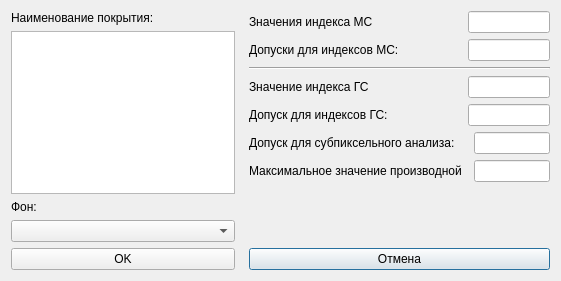
<?xml version="1.0" encoding="UTF-8"?>
<ui version="4.0">
 <class>DlgMaskArea</class>
 <widget class="QDialog" name="DlgMaskArea">
  <property name="geometry">
   <rect>
    <x>0</x>
    <y>0</y>
    <width>561</width>
    <height>281</height>
   </rect>
  </property>
  <property name="windowTitle">
   <string>Dialog</string>
  </property>
  <layout class="QGridLayout" name="gridLayout_3">
   <item row="0" column="0" rowspan="2">
    <layout class="QGridLayout" name="gridLayout_2">
     <item row="0" column="0">
      <widget class="QLabel" name="label">
       <property name="text">
        <string>Наименование покрытия:</string>
       </property>
      </widget>
     </item>
     <item row="1" column="0">
      <widget class="QListWidget" name="ListNameMask"/>
     </item>
     <item row="2" column="0">
      <widget class="QLabel" name="label_2">
       <property name="text">
        <string>Фон:</string>
       </property>
      </widget>
     </item>
     <item row="3" column="0">
      <widget class="QComboBox" name="ComboTypeFone"/>
     </item>
    </layout>
   </item>
   <item row="0" column="2">
    <layout class="QGridLayout" name="gridLayout">
     <item row="1" column="0">
      <widget class="QLabel" name="label_3">
       <property name="text">
        <string>Допуски для индексов МС:</string>
       </property>
      </widget>
     </item>
     <item row="1" column="1" colspan="2">
      <widget class="QLineEdit" name="EditDeltaMS"/>
     </item>
     <item row="4" column="0">
      <widget class="QLabel" name="label_4">
       <property name="text">
        <string>Допуск для индексов ГС:</string>
       </property>
      </widget>
     </item>
     <item row="4" column="1" colspan="2">
      <widget class="QLineEdit" name="EditDeltaGS"/>
     </item>
     <item row="5" column="0" colspan="2">
      <widget class="QLabel" name="label_5">
       <property name="text">
        <string>Допуск для субпиксельного анализа:</string>
       </property>
      </widget>
     </item>
     <item row="5" column="2">
      <widget class="QLineEdit" name="EditDeltaSub"/>
     </item>
     <item row="0" column="0">
      <widget class="QLabel" name="label_6">
       <property name="text">
        <string>Значения индекса МС</string>
       </property>
      </widget>
     </item>
     <item row="0" column="1" colspan="2">
      <widget class="QLineEdit" name="EditMSIndexPor"/>
     </item>
     <item row="3" column="0">
      <widget class="QLabel" name="label_7">
       <property name="text">
        <string>Значение индекса ГС</string>
       </property>
      </widget>
     </item>
     <item row="3" column="1" colspan="2">
      <widget class="QLineEdit" name="EditGSIndexPor"/>
     </item>
     <item row="2" column="0" colspan="3">
      <widget class="Line" name="line">
       <property name="orientation">
        <enum>Qt::Horizontal</enum>
       </property>
      </widget>
     </item>
     <item row="6" column="0">
      <widget class="QLabel" name="label_8">
       <property name="text">
        <string>Максимальное значение производной</string>
       </property>
      </widget>
     </item>
     <item row="6" column="2">
      <widget class="QLineEdit" name="EditMaxDeriviant"/>
     </item>
    </layout>
   </item>
   <item row="1" column="2">
    <spacer name="verticalSpacer">
     <property name="orientation">
      <enum>Qt::Vertical</enum>
     </property>
     <property name="sizeHint" stdset="0">
      <size>
       <width>20</width>
       <height>180</height>
      </size>
     </property>
    </spacer>
   </item>
   <item row="2" column="2">
    <widget class="QPushButton" name="ButtonCancel">
     <property name="text">
      <string>Отмена</string>
     </property>
    </widget>
   </item>
   <item row="2" column="0">
    <widget class="QPushButton" name="ButtonOK">
     <property name="text">
      <string>OK</string>
     </property>
    </widget>
   </item>
   <item row="2" column="1">
    <spacer name="horizontalSpacer">
     <property name="orientation">
      <enum>Qt::Horizontal</enum>
     </property>
     <property name="sizeHint" stdset="0">
      <size>
       <width>40</width>
       <height>20</height>
      </size>
     </property>
    </spacer>
   </item>
  </layout>
 </widget>
 <resources/>
 <connections/>
</ui>
